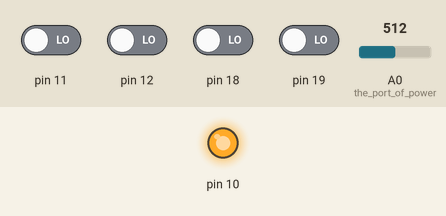
Recording of a sketch running on a simulated Arduino Mega 2560, built with avr-gcc and run on an emulated ATmega2560. Parts: output pins drawn as LEDs (lit = HIGH). The inputs (shaded band) are chosen by the test bench; at power-on: pin 11, pin 12, pin 18, pin 19 LOW, A0 (the_port_of_power) = 512.

Above: at 0.8 s.
0.9 s: A0 (the_port_of_power) set to 26
2.4 s: A0 (the_port_of_power) set to 21
At 4.3 s:
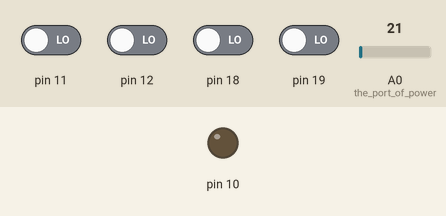
Timing chart, 0 to 5.8 s (numbered marks = the images above; inputs shaded):
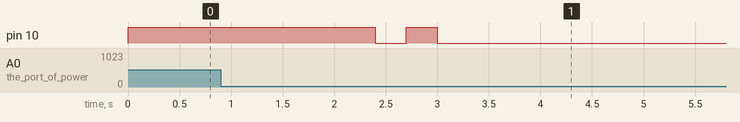

The sketch:

Remote_Controller_3.1.ino
```cpp
bool mode1 = 0, mode2 = 0, mode3 = 0, mode4 = 0;
float sensorx = 0, sensory = 0; //to correct the data.
uint8_t tpower;
float statex, statey, statez;
void setup()
{
  Serial.begin(57600);
  Serial2.begin(9600);
  pinMode(10, OUTPUT);
  pinMode(11, INPUT);
  pinMode(12, INPUT);
  pinMode(19, INPUT);
  pinMode(18, INPUT);
  pinMode(A0, INPUT);
  reset();
  while (potentiometer() > 1 || digitalRead(11) == HIGH || digitalRead(12) == HIGH || digitalRead(19) == HIGH || digitalRead(18) == HIGH)
  {
    digitalWrite(10, HIGH);
  }
  digitalWrite(10, LOW);
  pinMode(A0, INPUT); //the port of power
  delay(300);
  digitalWrite(10, HIGH);
  delay(300);
  digitalWrite(10, LOW);
}
void loop()
{
	update();
	sendCommand();
  /*
    if(Serial.available())
    {
    if(Serial2.read()=='h')
    {
    digitalWrite(10,HIGH);
    }
    if(Serial2.read()=='l')
    {
    digitalWrite(10,LOW);
    }
    }
  */
}

void update()
{

	tpower = potentiometer(); //get the total power from potentiometer
	state();
	mode4 = digitalRead(19);
	mode3 = digitalRead(18);
	mode2 = digitalRead(12);
	mode1 = digitalRead(11);
}

void sendCommand()
{
  uint8_t mode=0;
	if (mode4)mode |= 1 << 3; //land
	else
		mode &= ~(1 << 3);

    if (mode3)mode |= 1<<2; //take off
	else
		mode &= ~(1 <<2);

    if (mode2)mode |= 1<<1; //keep
	else
		mode &= ~(1 << 1);

    if (mode1)mode |= 1; //stop
	else
		mode &= ~(1);

  uint8_t numofcommand = (uint8_t)(mode + statex + statey + statez + tpower);

  printOut('$');//0
  printOut((char)mode);//1
  transmiteFloat(statex);//2,3
  transmiteFloat(statey);//4,5
  transmiteFloat(statez);//6,7
  printOut((char)(tpower));//8
  printOut((char)numofcommand);//9
  printOut('&');//10

}

void printOut(char rsc)
{
  Serial2.print(rsc);//U can add some encryption algorithm here
}

void transmiteFloat(float rsc)
{
  char elements[2];
  floatSplitter(elements, rsc);
  printOut(elements[0]);
  printOut(elements[1]);
}

void floatSplitter(char elements[2], float rsc)
{
  int16_t rscInt = rsc * 100;
  elements[0] = (char)((rscInt << 8) >> 8);
  elements[1] = (char)(rscInt >> 8);
}
```

sensor.ino
```cpp
char oneline[28];
int dotlocation;

void reset()
{
  sensorx = 0;
  sensory = 0;
  state();
  while (abs(statex) > 20 || abs(statey) > 20)
  {
    digitalWrite(10, HIGH);
    state();
  }
  sensorx = 0 - statex;
  sensory = 0 - statey;
  digitalWrite(10, LOW);
}

void state()
{ dotlocation = 0;
  float estatex;
  if (Serial.available() > 0)
  {
    getoneline();
    statez = Stoint(dotlocation);
    statey = Stoint(dotlocation + 4) + sensory;
    estatex = Stoint(dotlocation + 4);
    if (estatex < 0)
    {
      statex = (-180) - estatex + sensorx;

    }
    else
    {
      statex = 180 - estatex + sensorx;
    }

    if (statex > 60 || statex < (-60) || statey > 60 || statey < (-60))
    {
      digitalWrite(10, HIGH);
    }
    else
    {
      digitalWrite(10, LOW);
    }

  }
}

float Stoint(int beginnumber)
{
  float number;
  if (oneline[beginnumber] == '-')
  {
    if (oneline[beginnumber + 2] != '.')
    {
      if (oneline[beginnumber + 3] != '.')
      { number = (-1) * ((((int)oneline[beginnumber + 1] - 48) * 100) + (((int)oneline[beginnumber + 2] - 48) * 10) + (oneline[beginnumber + 3] - 48) + (((int)oneline[beginnumber + 5] - 48) * 0.1) + (((int)oneline[beginnumber + 6] - 48) * 0.01));
        dotlocation = beginnumber + 4;
      }
      else
      {
        number = (-1) * ((((int)oneline[beginnumber + 1] - 48) * 10) + ((int)oneline[beginnumber + 2] - 48) + (((int)oneline[beginnumber + 4] - 48) * 0.1) + (((int)oneline[beginnumber + 5] - 48) * 0.01));
        dotlocation = beginnumber + 3;
      }
    }
    else
    {
      number = (-1) * (((int)oneline[beginnumber + 1] - 48) + (((int)oneline[beginnumber + 3] - 48) * 0.1) + (((int)oneline[beginnumber + 4] - 48) * 0.01));
      dotlocation = beginnumber + 2;
    }
  }
  else
  {
    if (oneline[beginnumber + 1] != '.')
    {
      if (oneline[beginnumber + 2] != '.')
      { number = (((int)oneline[beginnumber] - 48) * 100) + (((int)oneline[beginnumber + 1] - 48) * 10) + (oneline[beginnumber + 2] - 48) + (((int)oneline[beginnumber + 4] - 48) * 0.1) + (((int)oneline[beginnumber + 5] - 48) * 0.01);
        dotlocation = beginnumber + 3;
      }
      else
      { number = (((int)oneline[beginnumber] - 48) * 10) + ((int)oneline[beginnumber + 1] - 48) + (((int)oneline[beginnumber + 3] - 48) * 0.1) + (((int)oneline[beginnumber + 4] - 48) * 0.01);
        dotlocation = beginnumber + 2;
      }
    }
    else
    {
      number = ((int)oneline[beginnumber] - 48) + (((int)oneline[beginnumber + 2] - 48) * 0.1) + (((int)oneline[beginnumber + 3] - 48) * 0.01);
      dotlocation = beginnumber + 1;
    }
  }

  return (number);
}

int getoneline()
{

  int slength = 0;
  while (Serial.available() > 26)
  {
    Serial.read();
  }
  while (Serial.read() != '=')
  {
  }
  while (1)
  {
    oneline[slength] = Serial.read();
    if (oneline[slength] == '\n' || oneline[slength] == '\r' )
    {
      slength--;
      return (slength);
    }
    if (oneline[slength] == '0' || oneline[slength] == '1' || oneline[slength] == '2' || oneline[slength] == '3' || oneline[slength] == '4' || oneline[slength] == '5' || oneline[slength] == '6' || oneline[slength] == '7' || oneline[slength] == '8' || oneline[slength] == '9' || oneline[slength] == ',' || oneline[slength] == '.' || oneline[slength] == '-')
    {
      slength++;
    }
  }
}

float potentiometer()
{
  return (map(analogRead(A0), 3, 1020, 0, 100));
}
```

Measured:
- the behaviour switches between 24 and 23 on A0 (the_port_of_power) (found by bisection; images 0 and 1)
- after the input at 0.9 s, every drawn part: stays the same
- after the input at 2.4 s, pin 10: HIGH → LOW at once, → HIGH 0.30 s later, → LOW 0.30 s later
